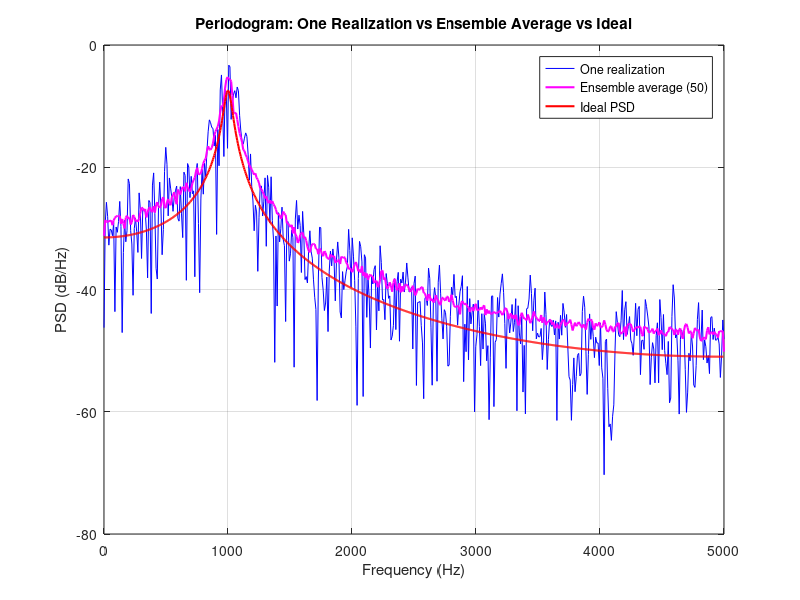
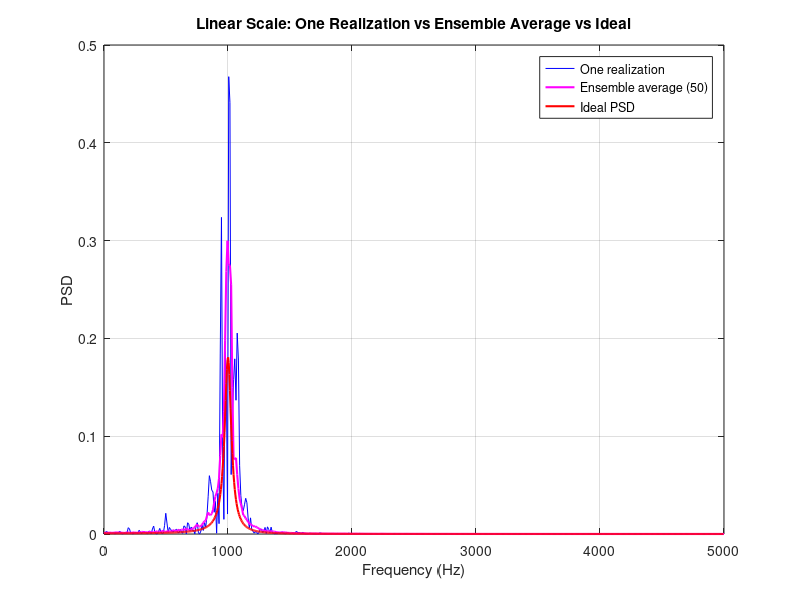
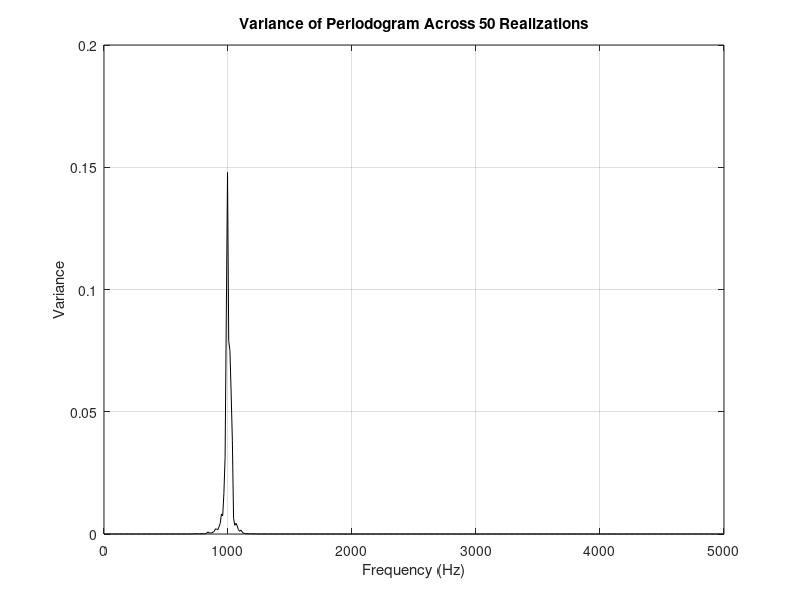

The MATLAB source for these figures, in order:
clear; clc; close all;

%% Parameters
fs = 10000;
N = 500;
num_realizations = 50;
Nfft = 1024;

% Filter: H(z) = 1 / (1 - 1.585 z^-1 + 0.96 z^-2)
b = 1;
a = [1 -1.585 0.96];

%% Ideal spectrum
[H, f] = freqz(b, a, Nfft, fs);
ideal_psd = abs(H).^2 / fs;   % ideal PSD in Hz for unit-variance white noise

%% Storage for periodograms
P_all = zeros(Nfft/2+1, num_realizations);

%% Part 2 style: keep one realization for comparison
w1 = randn(1, N);
x1 = filter(b, a, w1);
[P1, f_p] = periodogram(x1, [], Nfft, fs);

%% Repeat for 50 realizations
for k = 1:num_realizations
    w = randn(1, N);          % new white noise realization
    x = filter(b, a, w);      % colored noise output
    [Pxx, f_p] = periodogram(x, [], Nfft, fs);
    P_all(:, k) = Pxx;
end

%% Ensemble average of the periodograms
P_ens_avg = mean(P_all, 2);

%% Plot: one realization vs ensemble average vs ideal
figure;
plot(f_p, 10*log10(P1), 'b'); hold on;
plot(f_p, 10*log10(P_ens_avg), 'm', 'LineWidth', 1.5);
plot(f,   10*log10(ideal_psd), 'r', 'LineWidth', 1.5);
xlabel('Frequency (Hz)');
ylabel('PSD (dB/Hz)');
title('Periodogram: One Realization vs Ensemble Average vs Ideal');
legend('One realization', 'Ensemble average (50)', 'Ideal PSD');
grid on;

%% Optional: linear-scale plot
figure;
plot(f_p, P1, 'b'); hold on;
plot(f_p, P_ens_avg, 'm', 'LineWidth', 1.5);
plot(f, ideal_psd, 'r', 'LineWidth', 1.5);
xlabel('Frequency (Hz)');
ylabel('PSD');
title('Linear Scale: One Realization vs Ensemble Average vs Ideal');
legend('One realization', 'Ensemble average (50)', 'Ideal PSD');
grid on;

%% Optional: estimate variance across realizations at each frequency
var_across_realizations = var(P_all, 0, 2);

figure;
plot(f_p, var_across_realizations, 'k');
xlabel('Frequency (Hz)');
ylabel('Variance');
title('Variance of Periodogram Across 50 Realizations');
grid on;
